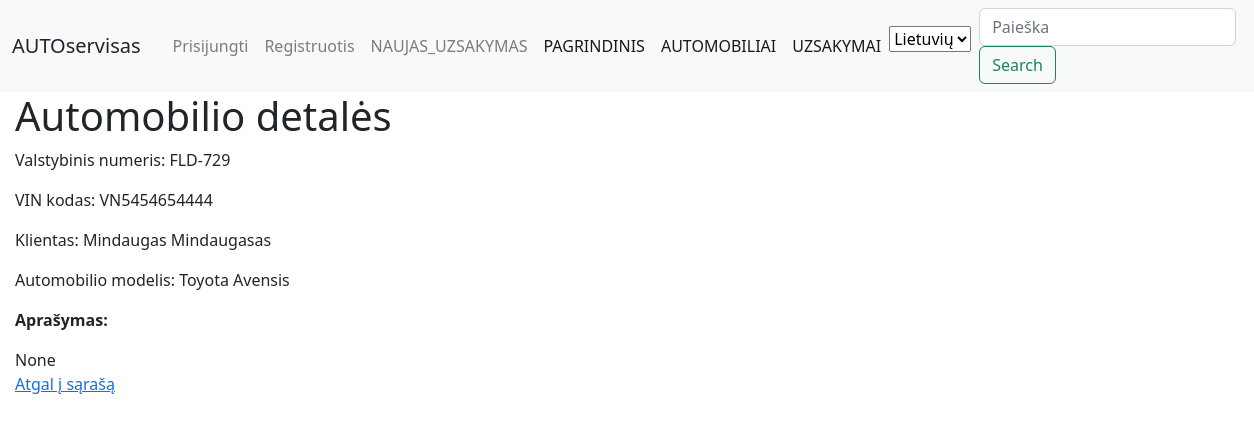
The page /autoservice/automobilis/2/ on the database its author committed.
### autoservice/models.py (models this page shows, shortened)
class Car(models.Model):
    license_plate = models.CharField(_('License Plate'), max_length=20, help_text=_('Enter the car license plate'))
    vin = models.CharField(_('VIN Code'), max_length=50, help_text=_('Enter the car VIN code'))
    customer = models.CharField(_('Customer'), max_length=100, help_text=_('Enter the customer name or company'))
    description = HTMLField(_('Description'), blank=True, null=True, help_text=_('Enter the car model description'))
    car_model = models.ForeignKey(CarModel, on_delete=models.SET_NULL, null=True, help_text=_('Select the car model'))
    cover = models.ImageField(_('Photo'), upload_to='covers', null=True)
    class Meta:
        verbose_name = _('Car')
        verbose_name_plural = _('Cars')

class CarModel(models.Model):
    make = models.CharField(_('Make'), max_length=100, help_text=_('Enter the car make'))
    model = models.CharField(_('Model'), max_length=100, help_text=_('Enter the car model'))
    class Meta:
        verbose_name = _('Car Model')
        verbose_name_plural = _('Car Models')
    def __str__(self):
        return f'{self.make} {self.model}'

### autoservice/views.py (the view)
# urls.py: path('automobilis/<int:car_id>/', views.automobilis_detail, name='automobilis_detail'),
def automobilis_detail(request, car_id):
    car = get_object_or_404(Car, id=car_id)
    context = {
        'car': car
    }
    return render(request, 'automobilis_detail.html', context)

### autoservice/templates/automobilis_detail.html
{% extends "base.html" %}
{% block content %}
  <h1>Automobilio detalės</h1>
  <p>Valstybinis numeris: {{ car.license_plate }}</p>
  <p>VIN kodas: {{ car.vin }}</p>
  <p>Klientas: {{ car.customer }}</p>
  <p>Automobilio modelis: {{ car.car_model }}</p>
  <p><strong>Aprašymas:</strong></p>
    <div>{{ car.description|safe }}</div>
</body>
</html>
  <a href="{% url 'automobiliai' %}">Atgal į sąrašą</a>
{% endblock %}

### rows shown on the page
Car: license_plate "FLD-729", vin "VN5454654444", customer "Mindaugas Mindaugasas", car_model "Toyota Avensis", description "None"

### other values the page prints
form field language "Lietuvių"
